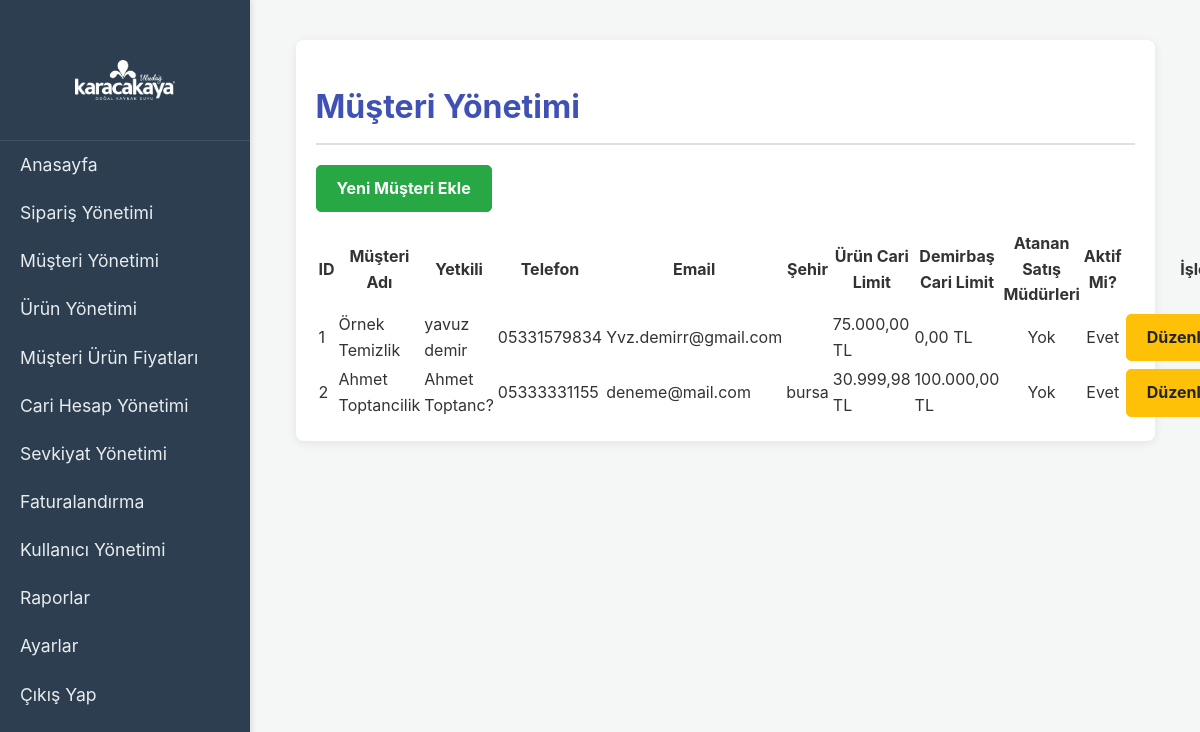
/customers.php (signed in), run on the app's committed database.
### tables this page shows
CREATE TABLE `company_settings` (
  `id` int(11) NOT NULL,
  `company_name` varchar(255) NOT NULL,
  `address` text DEFAULT NULL,
  `phone` varchar(50) DEFAULT NULL,
  `tax_office` varchar(100) DEFAULT NULL,
  `tax_number` varchar(50) DEFAULT NULL,
  `email` varchar(100) DEFAULT NULL,
  `logo_path` varchar(255) DEFAULT NULL,
  `default_vat_rate` decimal(5,2) NOT NULL DEFAULT 0.00,
  `updated_at` timestamp NULL DEFAULT current_timestamp() ON UPDATE current_timestamp(),
  `default_vat_rate_normal` decimal(5,2) DEFAULT 18.00,
  `default_vat_rate_fixed_asset` decimal(5,2) DEFAULT 8.00
);

CREATE TABLE `customers` (
  `id` int(11) NOT NULL,
  `user_id` int(11) DEFAULT NULL,
  `customer_name` varchar(255) NOT NULL,
  `tax_office` varchar(100) DEFAULT NULL,
  `tax_id` varchar(50) DEFAULT NULL,
  `contact_person` varchar(255) NOT NULL,
  `phone` varchar(50) NOT NULL,
  `email` varchar(255) DEFAULT NULL,
  `address` mediumtext DEFAULT NULL,
  `credit_limit` decimal(10,2) DEFAULT 0.00,
  `fixed_asset_credit_limit` decimal(10,2) NOT NULL DEFAULT 0.00,
  `current_debt` decimal(10,2) DEFAULT 0.00,
  `fixed_asset_current_debt` decimal(10,2) NOT NULL DEFAULT 0.00,
  `created_at` datetime DEFAULT current_timestamp(),
  `updated_at` datetime DEFAULT current_timestamp() ON UPDATE current_timestamp(),
  `created_by` int(11) NOT NULL,
  `last_updated_by` int(11) DEFAULT NULL,
  `is_active` tinyint(1) DEFAULT 1,
  `first_name` varchar(100) DEFAULT NULL,
  `last_name` varchar(100) DEFAULT NULL,
  `address_line1` varchar(255) DEFAULT NULL,
  `address_line2` varchar(255) DEFAULT NULL,
  `city` varchar(100) DEFAULT NULL,
  `state` varchar(100) DEFAULT NULL,
  `zip_code` varchar(20) DEFAULT NULL,
  `country` varchar(100) DEFAULT NULL,
  `last_payment_date` date DEFAULT NULL,
  `last_payment_amount` decimal(10,2) DEFAULT NULL
);

### customers.php (the view, shortened to what this page needs)
<?php
try {
    $pdo = connect_db();
    $action = isset($_GET['action']) ? $_GET['action'] : 'list';
    $customers = [];
    $sql_customers = "SELECT c.* FROM customers c";
    $params = [];
    try {
        $stmt_customers = $pdo->prepare($sql_customers);
        $stmt_customers->execute($params);
        $customers_raw = $stmt_customers->fetchAll(PDO::FETCH_ASSOC);
        if (!empty($customers_raw)) {
            foreach ($customers_raw as $row) {
                $assigned_sm_names = [];
                $row['assigned_sales_managers'] = implode(', ', $assigned_sm_names);
                $customers[] = $row;
            }
        }
    } catch (PDOException $e) {
        error_log("Müşteri listesi çekilirken hata oluştu: " . $e->getMessage());
        $message = "Müşteri listesi alınırken bir hata oluştu.";
        $message_type = 'error';
    }
    include 'includes/header.php';
    ?>
        <div class="container">
            <h1>Müşteri Yönetimi</h1>
            <?php if ($action == 'list') : ?>
                <?php if (isset($_SESSION['user_role_id']) && ($_SESSION['user_role_id'] == 1 || $_SESSION['user_role_id'] == 2)) :  ?>
                    <p><a href="customers.php?action=add" class="btn btn-success">Yeni Müşteri Ekle</a></p>
                <?php endif; ?>
                <table>
                    <thead>
                        <tr>
                            <th>ID</th>
                            <th>Müşteri Adı</th>
                            <th>Yetkili</th>
                            <th>Telefon</th>
                            <th>Email</th>
                            <th>Şehir</th>
                            <th>Ürün Cari Limit</th>
                            <th>Demirbaş Cari Limit</th>
                            <th>Atanan Satış Müdürleri</th>
                            <th>Aktif Mi?</th>
                            <th>İşlemler</th>
                        </tr>
                    </thead>
                    <tbody>
                        <?php if (!empty($customers)) : ?>
                            <?php foreach ($customers as $customer) : ?>
                                <tr>
                                    <td><?php echo htmlspecialchars($customer['id']); ?></td>
                                    <td><?php echo htmlspecialchars($customer['customer_name']); ?></td>
                                    <td><?php echo htmlspecialchars($customer['contact_person']); ?></td>
                                    <td><?php echo htmlspecialchars($customer['phone']); ?></td>
                                    <td><?php echo htmlspecialchars($customer['email']); ?></td>
                                    <td><?php echo htmlspecialchars($customer['city']); ?></td>
                                    <td><?php echo number_format($customer['credit_limit'], 2, ',', '.') . ' TL'; ?></td>
                                    <td><?php echo number_format($customer['fixed_asset_credit_limit'], 2, ',', '.') . ' TL'; ?></td>
                                    <td><?php echo htmlspecialchars($customer['assigned_sales_managers'] ?: 'Yok'); ?></td>
                                    <td><?php echo $customer['is_active'] ? 'Evet' : 'Hayır'; ?></td>
                                    <td>
                                        <?php
                                        $can_edit = false;
                                        if (isset($_SESSION['user_role_id'])) {
                                            if ($_SESSION['user_role_id'] == 1 || $_SESSION['user_role_id'] == 2) {
                                                $can_edit = true;
                                            } elseif ($_SESSION['user_role_id'] == 3 && isset($_SESSION['user_id'])) {
                                                $stmt_check_assignment = $pdo->prepare("SELECT COUNT(*) FROM sales_managers_to_dealers WHERE sales_manager_id = ? AND dealer_id = ?");
                                                $stmt_check_assignment->execute([$_SESSION['user_id'], $customer['id']]);
                                                if ($stmt_check_assignment->fetchColumn() > 0) {
                                                    $can_edit = true;
                                                }
                                            }
                                        }
                                        ?>
                                        <?php if ($can_edit) : ?>
                                            <a href='customers.php?action=edit&id=<?php echo $customer['id']; ?>' class='btn btn-warning'>Düzenle</a>
                                        <?php endif; ?>
                                    </td>
                                </tr>
                            <?php endforeach; ?>
                        <?php else : ?>
                            <tr><td colspan='11'>Henüz hiç müşteri yok.</td></tr>
                        <?php endif; ?>
                    </tbody>
                </table>
            <?php endif; ?>
        </div>
    <?php
    include 'includes/footer.php';
    ?>
<?php
} catch (Exception $e) {
    echo "<!DOCTYPE html>";
    echo "<html lang='tr'>";
    echo "<head>";
    echo "<meta charset='UTF-8'>";
    echo "<meta name='viewport' content='width=device-width, initial-scale=1.0'>";
    echo "<title>Hata Oluştu</title>";
    echo "<style>";
    echo "body { font-family: Arial, sans-serif; background-color: #f8f9fa; margin: 0; padding: 20px; display: flex; justify-content: center; align-items: center; min-height: 100vh; }";
    echo ".error-container { background-color: #ffffff; border: 1px solid #dc3545; border-radius: 5px; padding: 30px; box-shadow: 0 2px 10px rgba(0, 0, 0, 0.1); text-align: center; max-width: 600px; width: 100%; }";
    echo ".error-container h1 { color: #dc3545; margin-bottom: 20px; }";
    echo ".error-container p { color: #343a40; font-size: 1.1em; line-height: 1.6; }";
    echo ".error-container .code { background-color: #e9ecef; border-left: 5px solid #dc3545; padding: 15px; margin-top: 20px; text-align: left; overflow-x: auto; }";
    echo "</style>";
    echo "</head>";
    echo "<body>";
    echo "<div class='error-container'>";
    echo "<h1>Bir Hata Oluştu!</h1>";
    echo "<p>Web sitesi şu anda bir sorunla karşılaştı. Lütfen daha sonra tekrar deneyin.</p>";
    echo "<p>Yöneticiyseniz, detaylar için aşağıdaki hata mesajını kontrol edin:</p>";
    echo "<div class='code'>";
    echo "<strong>Hata Mesajı:</strong> " . htmlspecialchars($e->getMessage()) . "<br>";
    echo "<strong>Hata Dosyası:</strong> " . htmlspecialchars($e->getFile()) . "<br>";
    echo "<strong>Hata Satırı:</strong> " . htmlspecialchars($e->getLine()) . "<br>";
    echo "</div>";
    echo "<p>Lütfen sunucu hata günlüklerini de kontrol etmeyi unutmayın.</p>";
    echo "</div>";
    echo "</body>";
    echo "</html>";
    error_log("Kritik Yakalanmış Hata (customers.php): " . $e->getMessage() . " in " . $e->getFile() . " on line " . $e->getLine());
}
?>

### includes/header.php (shortened to what this page needs)
<?php
$company_logo_path = '';
$company_name_for_logo = 'Panel';
try {
    if (isset($pdo) && $pdo instanceof PDO) {
        $stmt_logo = $pdo->query("SELECT logo_path, company_name FROM company_settings WHERE id = 1 LIMIT 1");
        $logo_data = $stmt_logo->fetch(PDO::FETCH_ASSOC);
        if ($logo_data) {
            if (!empty($logo_data['logo_path']) && file_exists($logo_data['logo_path'])) {
                $company_logo_path = htmlspecialchars($logo_data['logo_path']);
            }
            if (!empty($logo_data['company_name'])) {
                $company_name_for_logo = htmlspecialchars($logo_data['company_name']);
            }
        }
    } else {
        error_log("header.php: PDO bağlantısı (\$pdo) tanımlı değil veya geçerli değil.");
    }
} catch (PDOException $e) {
    error_log("Header'da logo çekilirken veritabanı hatası: " . $e->getMessage());
}
?>
<!DOCTYPE html>
<html lang="tr">
<head>
    <link rel="stylesheet" href="style.css">
</head>
<body>
    <div id="wrapper">
        <aside id="sidebar">
            <div class="sidebar-header">
                <a href="dashboard.php" class="logo-link" title="<?php echo $company_name_for_logo; ?> Paneline Git">
                    <?php if (!empty($company_logo_path)) : ?>
                        <img src="<?php echo $company_logo_path; ?>" alt="<?php echo $company_name_for_logo; ?> Logo" class="app-logo">
                    <?php else : ?>
                        <h3 class="app-name"><?php echo $company_name_for_logo; ?></h3>
                    <?php endif; ?>
                </a>
            </div>
            <?php include 'menu.php';  ?>
        </aside>
        <main id="content">

### style.css (style rules this page uses)
body { font-family: Arial, sans-serif; margin: 0; padding: 0; background-color: #f4f7f6; color: #333; }
#wrapper { display: flex; min-height: 100vh; background-color: #f4f7f6; }
#sidebar { width: 250px; min-height: 100vh; background-color: #343a40; color: #fff; padding-top: 20px; box-shadow: 2px 0 5px rgba(0,0,0,0.1); flex-shrink: 0; transition: all 0.3s; }
#content { width: calc(100% - 250px); padding: 20px; min-height: 100vh; overflow-y: auto; transition: all 0.3s; }
.container { width: 90%; max-width: 1200px; margin: 20px auto; padding: 20px; background-color: #fff; border-radius: 8px; box-shadow: 0 2px 10px rgba(0, 0, 0, 0.08); }
h1, h2, h3 { color: #3f51b5; margin-bottom: 20px; border-bottom: 2px solid #e0e0e0; padding-bottom: 10px; }
.btn { display: inline-block; padding: 10px 20px; font-size: 16px; font-weight: bold; text-align: center; text-decoration: none; border-radius: 5px; cursor: pointer; transition: background-color 0.3s ease, border-color 0.3s ease, color 0.3s ease; border: 1px solid transparent; white-space: nowrap; }
.btn-success { background-color: #28a745; color: #fff; border-color: #28a745; }
.btn-warning { background-color: #ffc107; color: #212529; border-color: #ffc107; }
table th:nth-child(9), table td:nth-child(9) { width: 8%; text-align: center; }
table th:nth-child(10), table td:nth-child(10) { width: 6%; text-align: center; }
table th:nth-child(11), table td:nth-child(11) { width: 12%; text-align: center; white-space: nowrap; }
#sidebar .sidebar-header { text-align: center; padding: 20px 0; background-color: #2c3e50; border-bottom: 1px solid rgba(255, 255, 255, 0.1); display: flex; justify-content: center; align-items: center; min-height: 80px; flex-direction: column; }
#sidebar .sidebar-header .app-logo { max-width: 100px; height: auto; display: block; margin: 0 auto; padding: 5px; border-radius: 5px; filter: invert(100%) grayscale(100%) brightness(200%); }
#sidebar { background-color: #2c3e50; color: #ecf0f1; }
body { font-family: 'Inter', 'Segoe UI', Tahoma, Geneva, Verdana, sans-serif; background-color: #f0f2f5; color: #333; margin: 0; line-height: 1.6; }

### data on the page
company_settings: logo_path (picture)
customers: id "1", customer_name "Örnek Temizlik", contact_person "yavuz demir", phone "05331579834", email "Yvz.demirr@gmail.com", credit_limit "75.000,00", fixed_asset_credit_limit "0,00", assigned_sales_managers "Yok", is_active "Evet"
customers: id "2", customer_name "Ahmet Toptancilik", contact_person "Ahmet Toptanc?", phone "05333331155", email "deneme@mail.com", city "bursa", credit_limit "30.999,98", fixed_asset_credit_limit "100.000,00", assigned_sales_managers "Yok", is_active "Evet"
